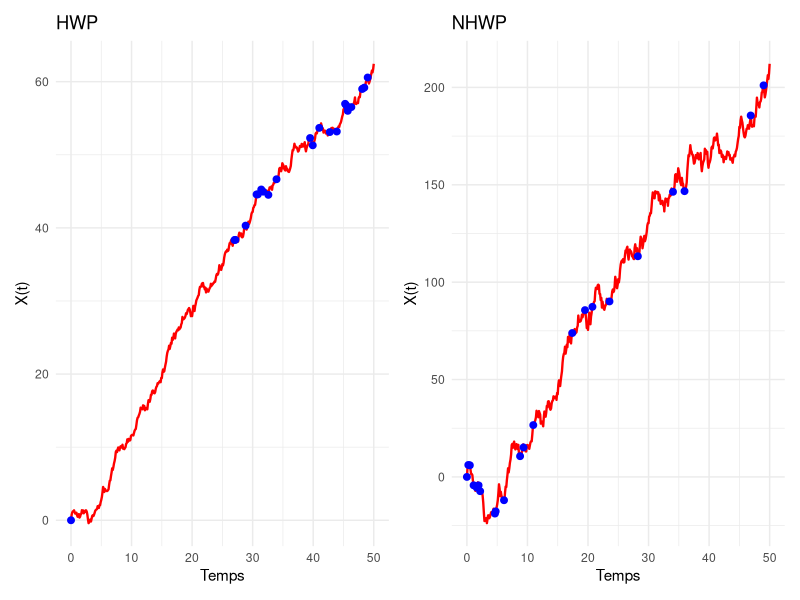

R code for this plot:
## ---- chunk 1
test_wiener_homogene <- function(data,
                                 test_normalite = "shapiro",
                                 alpha = 0.05) {

  if (!all(c("t", "x") %in% names(data))) {
    stop("data doit contenir les colonnes 't' et 'x'")
  }

  t <- data$t
  x <- data$x

  if (length(t) != length(x)) {
    stop("t et x doivent avoir la même longueur")
  }

  if (any(diff(t) <= 0)) {
    stop("Les temps doivent être strictement croissants")
  }

  n <- length(t) - 1
  dt <- diff(t)
  dx <- diff(x)

  K <- floor(n / 2)
  if (K < 2) {
    stop("Il faut au moins 4 observations (K >= 2)")
  }

  Vk <- numeric(K)
  for (k in seq_len(K)) {
    i1 <- 2 * k - 1
    i2 <- 2 * k
    Vk[k] <- (dx[i2] / dt[i2] - dx[i1] / dt[i1]) /
              sqrt(1 / dt[i2] + 1 / dt[i1])
  }

  # Test de normalité
  p_norm <- switch(test_normalite,
    shapiro = shapiro.test(Vk)$p.value,
    anderson = {
      if (!requireNamespace("nortest", quietly = TRUE))
        stop("Le package 'nortest' est requis.")
      nortest::ad.test(Vk)$p.value
    },
    cvm = {
      if (!requireNamespace("nortest", quietly = TRUE))
        stop("Le package 'nortest' est requis.")
      nortest::cvm.test(Vk)$p.value
    },
    lilliefors = {
      if (!requireNamespace("nortest", quietly = TRUE))
        stop("Le package 'nortest' est requis.")
      nortest::lillie.test(Vk)$p.value
    },
    jarque = {
      if (!requireNamespace("tseries", quietly = TRUE))
        stop("Le package 'tseries' est requis.")
      tseries::jarque.bera.test(Vk)$p.value
    },
    agostino = {
      if (!requireNamespace("fBasics", quietly = TRUE))
        stop("Le package 'fBasics' est requis.")
      # dagotest retourne trois p-values : on prend l'omnibus (3ème)
      fBasics::dagoTest(Vk)@test$p.value[3]
    },
    stop("test_normalite doit être 'shapiro', 'anderson', 'cvm', 'lilliefors', 'jarque' ou 'agostino'")
  )

  alpha_N <- alpha / 2
  if (p_norm < alpha_N) {
    return(list(
      rejet_H0 = TRUE,
      test = "N",
      p_value_norm = p_norm,
      p_value_mu = NA
    ))
  }

  # Test de moyenne nulle
  p_mu <- t.test(Vk, mu = 0)$p.value
  alpha_M <- alpha / 2
  rejet_M <- p_mu < alpha_M

  return(list(
    rejet_H0 = rejet_M,
    test = ifelse(rejet_M, "M", "Aucun"),
    p_value_norm = p_norm,
    p_value_mu = p_mu
  ))
}
## ---- chunk 2
# Application 

set.seed(47)

n <- 50
T_max <- 50
t_obs <- sort(runif(n, 0, T_max))
t <- c(0, t_obs)
mu <- 3
sigma <- 0.5


# HWP
z <- rnorm(n)
dt <- diff(t)                          
dX <- mu * dt + sigma * sqrt(dt) * z  
X <- c(0, cumsum(dX))                  

X_hom <- data.frame(t = t, x = X)
head(X_hom)


# NHWP

dX <- mu * diff(t^2) + sigma * sqrt(dt) * z

X <- c(0, cumsum(dX))

X_nhom <- data.frame(t = t, x = X)
head(X_nhom)
## ---- chunk 3
# Wiener homogène
res_hom <- test_wiener_homogene(
  X_hom,
  test_normalite = "shapiro",
  alpha = 0.05
)

res_hom
## ---- chunk 4

set.seed(123)

n <- 100
T_max <- 100

t_gamma <- sort(runif(n, 0, T_max))

dt_gamma <- diff(c(0, t_gamma))

shape <- 0.5
rate <- 0.5

dx_gamma <- rgamma(
  n,
  shape = shape * dt_gamma,
  rate = rate
)

x_gamma <- c(0, cumsum(dx_gamma))

data_gamma <- data.frame(
  t = c(0, t_gamma),
  x = x_gamma
)

r5 <- test_wiener_homogene(
  data = data_gamma,
  test_normalite = "shapiro",
  alpha = 0.05
)

print(r5)
## ---- chunk 5
# Non homogène
res_nhom <- test_wiener_homogene(
  X_nhom,
  test_normalite = "shapiro",
  alpha = 0.05
)

res_nhom
## ---- chunk 6
library(ggplot2)
library(patchwork)

set.seed(47)

# Paramètres communs
T <- 50
delta <- 0.1
t_grid <- seq(0, T, by = delta)
n <- length(t_grid) - 1
dt <- diff(t_grid)
mu <- 0.05
sigma <- 1
z <- rnorm(n)

# Wiener homogène

dX_hom <- 1 * dt + sigma * sqrt(dt) * z
X_hom <- c(0, cumsum(dX_hom))


tobs_hom <- c(0, T * rbeta(20, shape1 = 5, shape2 = 2), T - 1)
tobs_hom <- sort(tobs_hom)
X_obs_hom <- approx(t_grid, X_hom, xout = tobs_hom, rule = 2)$y

df_traj_hom <- data.frame(t = t_grid, X = X_hom)
df_obs_hom <- data.frame(t = tobs_hom, X = X_obs_hom)

p1 <- ggplot() +
  geom_line(data = df_traj_hom, aes(x = t, y = X), color = "red", linewidth = 0.8) +
  geom_point(data = df_obs_hom, aes(x = t, y = X), color = "blue", size = 2) +
  labs(x = "Temps", y = "X(t)", title = "HWP") +
  theme_minimal()


dX_nhom <- mu * diff(t_grid^2) + 7 * sqrt(dt) * z
X_nhom <- c(0, cumsum(dX_nhom))



tobs_nhom <- c(0, T * runif(20, 0, 1), T - 1)
tobs_nhom <- sort(tobs_nhom)
X_obs_nhom <- approx(t_grid, X_nhom, xout = tobs_nhom, rule = 2)$y

df_traj_nhom <- data.frame(t = t_grid, X = X_nhom)
df_obs_nhom <- data.frame(t = tobs_nhom, X = X_obs_nhom)

p2 <- ggplot() +
  geom_line(data = df_traj_nhom, aes(x = t, y = X), color = "red", linewidth = 0.8) +
  geom_point(data = df_obs_nhom, aes(x = t, y = X), color = "blue", size = 2) +
  labs(x = "Temps", y = "X(t)", title = "NHWP") +
  theme_minimal()


p1 + p2
## ---- chunk 7
# HWP
sim_hwp <- function(t_obs, mu, sigma) {
  dt <- diff(t_obs)
  dx <- mu * dt + sigma * sqrt(dt) * rnorm(length(dt))
  x <- c(0, cumsum(dx))
  return(cbind(t = t_obs, x = x))
}

# NHWP
sim_nhwp <- function(t_obs, sigma_true) {
  mu <- 1
  dt <- diff(t_obs)

  dX <- mu * diff(t_obs^2) +
        sigma_true * sqrt(dt) * rnorm(length(dt))

  x <- c(0, cumsum(dX))

  return(cbind(t = t_obs, x = x))
}
## ---- chunk 8
MC_wiener <- function(
    N = 1000,
    scenario,
    t_obs,
    mu = NULL,
    sigma = NULL,
    sigma_true = NULL,
    alpha = 0.05
){

  tests <- c(
    "shapiro",
    "jarque",
    "lilliefors",
    "anderson",
    "cvm",
    "agostino"
  )

  une_iter <- function(i){

    # Génération de la trajectoire
    if (!is.null(mu) && !is.null(sigma)) {

      X <- scenario(
        t_obs = t_obs,
        mu = mu,
        sigma = sigma
      )

    } else if (!is.null(sigma_true)) {

      X <- scenario(
        t_obs = t_obs,
        sigma_true = sigma_true
      )

    } else {

      stop(
        "Spécifiez soit (mu, sigma), soit sigma_true."
      )
    }

    X <- as.data.frame(X)
    names(X) <- c("t", "x")

    # Application des différents tests
    res <- vapply(
      tests,
      function(test_norm){

        as.integer(
          test_wiener_homogene(
            data = X,
            test_normalite = test_norm,
            alpha = alpha
          )$rejet_H0
        )

      },
      integer(1)
    )

    return(res)
  }

  res_mat <- replicate(
    N,
    une_iter(1)
  )

  taux_rejet <- rowMeans(res_mat)

  names(taux_rejet) <- c(
    "Shapiro",
    "JarqueBera",
    "Lilliefors",
    "Anderson",
    "CramerVonMises",
    "DAgostino"
  )

  return(taux_rejet)
}
## ---- chunk 9
set.seed(46)

n <- 100
Tmax <- 50

t_obs <- c(0, sort(runif(n, 0, Tmax)))
## ---- chunk 10
MC_wiener(
  N = 5000,
  scenario = sim_hwp,
  t_obs = t_obs,
  mu = 1,
  sigma = 0.5
)
## ---- chunk 11
n =55
t_obs <- c(0, sort(runif(n, 0, Tmax)))
puissance <- MC_wiener(
  N = 1000,
  scenario = sim_nhwp,
  t_obs = t_obs,
  sigma_true = 1,
  alpha = 0.5
)

puissance
